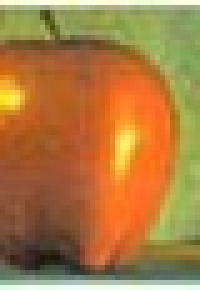
%> input picture apple/middle.jpg, 40 x 58 px (shown 5 times larger)
$ octave main1.m   (GNU Octave 9; MATLAB toolbox functions it lacks are replaced by stand-ins)
%> lines starting %> are read from the running program, lines starting %| are printed output that depends on the picture
### warpImage.m
function peri = warpImage(main,peri,canvas_size)
    imshow(main)
    title('Select Four Points of Center Image')
    [fromX, fromY] = ginput(4);

    imshow(peri)
    title('Select Four Points of Peripheral Image')
    [toX, toY] = ginput(4);

    H = computeHomography(fromX, fromY, toX, toY);
    peri = applyHomographyOnImage(peri, H, canvas_size);
end

### main1.m
clear all
close all

canvas_size = 1500;

main = rgb2gray(im2double(imread('apple/middle.jpg')));
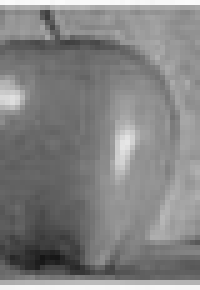
%> main: size 58x40 double (shown 5 times larger); min 0.0896, max 0.988, mean 0.514
peri1 = rgb2gray(im2double(imread('apple/left.jpg')));
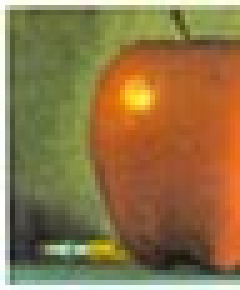
%> input picture apple/left.jpg, 48 x 58 px (shown 5 times larger)
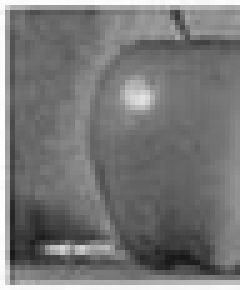
%> peri1: size 58x48 double (shown 5 times larger); min 0.0909, max 0.998, mean 0.468
peri2 = rgb2gray(im2double(imread('apple/right.jpg')));
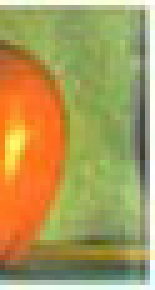
%> input picture apple/right.jpg, 31 x 58 px (shown 5 times larger)
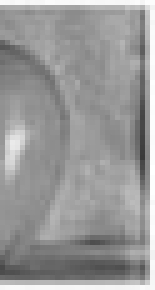
%> peri2: size 58x31 double (shown 5 times larger); min 0.224, max 1, mean 0.599

peri1 = warpImage(main, peri1, canvas_size);
%> the run ends on the next line
